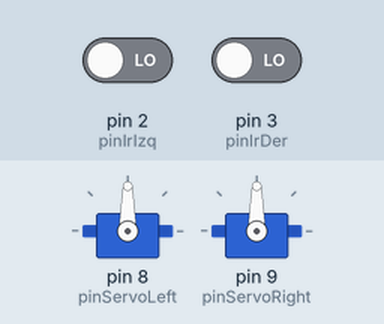
The sketch below on a simulated Arduino Uno, built with avr-gcc and run on an emulated ATmega328P. Shown: 2 × servo. The test bench sets the inputs (shaded band); at power-on: pin 2 (pinIrIzq) LOW, pin 3 (pinIrDer) LOW.

Above: at 1.2 s.
1.3 s: pin 2 (pinIrIzq) driven HIGH
At 2.3 s:
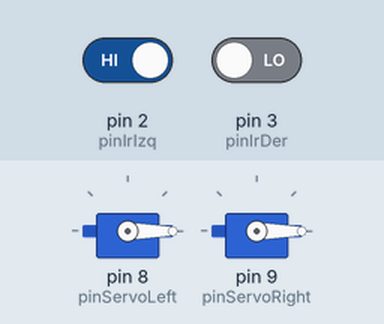
2.8 s: pin 3 (pinIrDer) driven HIGH
At 3.4 s:
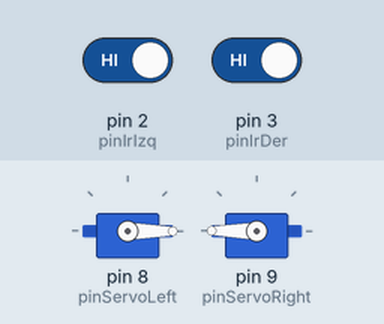
4.3 s: pin 2 (pinIrIzq) driven LOW
At 4.6 s:
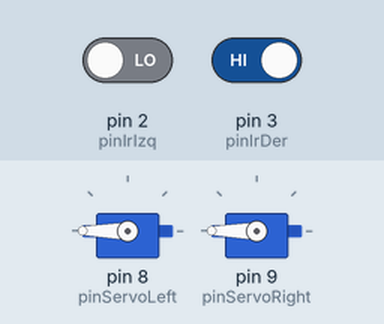
5.8 s: pin 3 (pinIrDer) driven LOW
At 6.9 s:
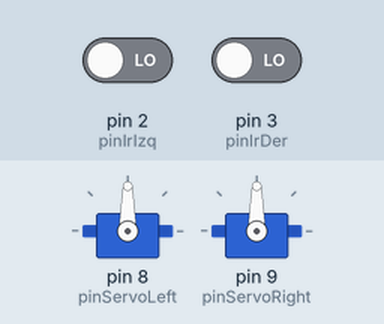
Timing chart, 0 to 8.3 s (numbered marks = the images above; inputs shaded):
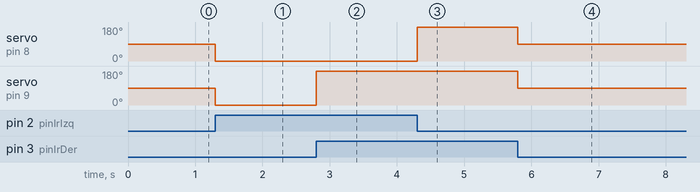

Measured:
- after the input at 1.3 s, servo on pin 8 (pinServoLeft), servo on pin 9 (pinServoRight): 90° → 0° at once
- after the input at 2.8 s, servo on pin 9 (pinServoRight): 0° → 180° at once
- after the input at 4.3 s, servo on pin 8 (pinServoLeft): 0° → 180° at once
- after the input at 5.8 s, servo on pin 8 (pinServoLeft), servo on pin 9 (pinServoRight): 180° → 90° at once

The sketch:

7.1-Sigue_lineas.ino
```cpp
//Aitor Gómez Ogueta UO294066
//Diego García González UO294255
//Ejercicio de sigue lineas

#include <Servo.h>
int NO_LINE = LOW; // También podría ponerse 0
int LINE = HIGH; // También podría ponerse 1
Servo servoLeft;
Servo servoRight;

int pinIrDer = 3;
int pinIrIzq = 2;
int pinServoRight = 9;
int pinServoLeft = 8;

int STOP = 90;
int BACKWARD = 180;
int FORWARD = 0;

int WAIT_SHORT = 50;
int WAIT_LONG = 3000;

void setup(){
  pinMode(pinIrDer, INPUT);
  pinMode(pinIrIzq, INPUT);
  servoLeft.attach(pinServoLeft);
  servoRight.attach(pinServoRight);
}
void loop(){
  int der = digitalRead(pinIrDer);
  int izq = digitalRead(pinIrIzq);

  if(der == LINE && izq == LINE){
    servoLeft.write(FORWARD);
    servoRight.write(BACKWARD);
  }
  else if (der == LINE && izq == NO_LINE){
    servoLeft.write(BACKWARD);
    servoRight.write(BACKWARD);
  }
  else if (der == NO_LINE && izq  == LINE){
    servoLeft.write(FORWARD);
    servoRight.write(FORWARD);
  }
  else {
    servoLeft.write(STOP);
    servoRight.write(STOP);
  }
}
```
